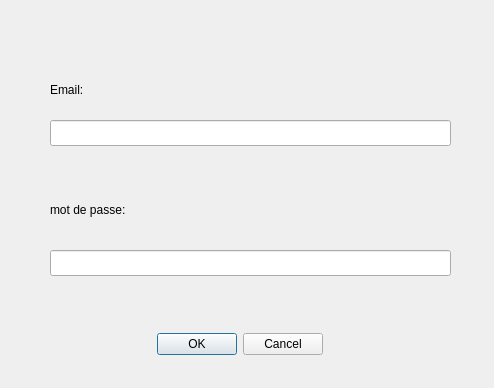
<?xml version="1.0" encoding="UTF-8"?>
<ui version="4.0">
 <class>authen</class>
 <widget class="QDialog" name="authen">
  <property name="geometry">
   <rect>
    <x>0</x>
    <y>0</y>
    <width>494</width>
    <height>388</height>
   </rect>
  </property>
  <property name="windowTitle">
   <string>Dialog</string>
  </property>
  <widget class="QLabel" name="label">
   <property name="geometry">
    <rect>
     <x>50</x>
     <y>80</y>
     <width>81</width>
     <height>20</height>
    </rect>
   </property>
   <property name="text">
    <string>Email:</string>
   </property>
  </widget>
  <widget class="QLabel" name="label_2">
   <property name="geometry">
    <rect>
     <x>50</x>
     <y>200</y>
     <width>121</width>
     <height>20</height>
    </rect>
   </property>
   <property name="text">
    <string>mot de passe:</string>
   </property>
  </widget>
  <widget class="QLineEdit" name="lineEdit">
   <property name="geometry">
    <rect>
     <x>50</x>
     <y>120</y>
     <width>401</width>
     <height>26</height>
    </rect>
   </property>
  </widget>
  <widget class="QLineEdit" name="lineEdit_2">
   <property name="geometry">
    <rect>
     <x>50</x>
     <y>250</y>
     <width>401</width>
     <height>26</height>
    </rect>
   </property>
  </widget>
  <widget class="QDialogButtonBox" name="buttonBox">
   <property name="geometry">
    <rect>
     <x>130</x>
     <y>330</y>
     <width>193</width>
     <height>29</height>
    </rect>
   </property>
   <property name="standardButtons">
    <set>QDialogButtonBox::StandardButton::Cancel|QDialogButtonBox::StandardButton::Ok</set>
   </property>
  </widget>
 </widget>
 <resources/>
 <connections/>
</ui>
